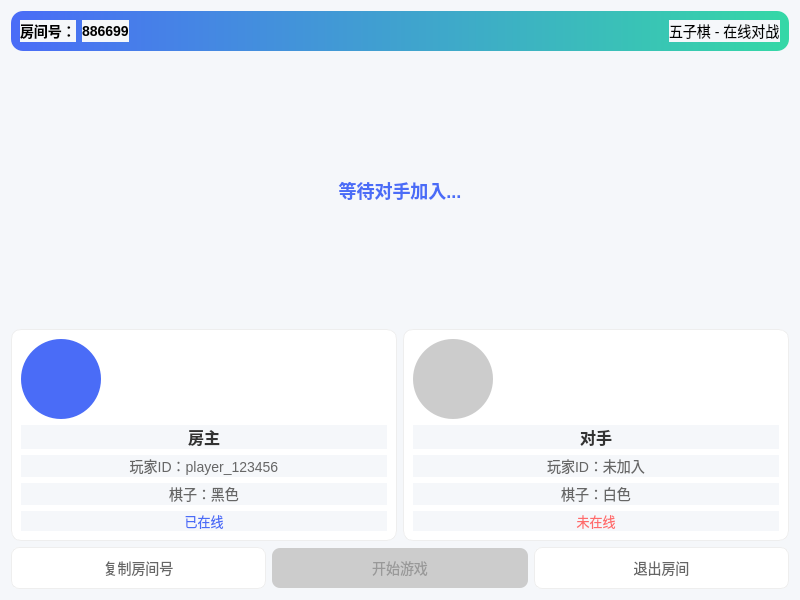
<?xml version="1.0" encoding="UTF-8"?>
<ui version="4.0">
 <class>OnlineRoomWidget</class>
 <widget class="QWidget" name="OnlineRoomWidget">
  <property name="geometry">
   <rect>
    <x>0</x>
    <y>0</y>
    <width>800</width>
    <height>600</height>
   </rect>
  </property>
  <property name="windowTitle">
   <string>在线房间</string>
  </property>
  <property name="styleSheet">
   <string notr="true">
    /* 全局样式 */
    QWidget {
     background-color: #F5F7FA;
     font-family: "Microsoft YaHei";
     font-size: 14px;
    }
    /* 标题栏样式 */
    QFrame#frameTitle {
     background: qlineargradient(x1:0, y1:0, x2:1, y2:0, stop:0 #4A6CF7, stop:1 #35D8A6);
     border-radius: 12px 12px 0 0;
     color: white;
    }
    /* 玩家卡片样式 */
    QFrame#cardHost, QFrame#cardOpponent {
     background-color: white;
     border-radius: 10px;
     box-shadow: 0 2px 8px rgba(0,0,0,0.08);
     border: 1px solid #EEEEEE;
    }
    /* 卡片标题 */
    QLabel#lblHostTitle, QLabel#lblOpponentTitle {
     font-size: 16px;
     font-weight: bold;
     color: #333333;
    }
    /* 信息文本 */
    QLabel#lblHostId, QLabel#lblOpponentId, QLabel#lblHostChess, QLabel#lblOpponentChess {
     color: #666666;
    }
    /* 状态文本 */
    QLabel#lblHostStatus, QLabel#lblOpponentStatus {
     font-size: 13px;
    }
    QLabel#lblHostStatus {
     color: #4A6CF7;
    }
    QLabel#lblOpponentStatus {
     color: #FF6B6B;
    }
    /* 按钮通用样式 */
    QPushButton {
     border-radius: 8px;
     font-size: 14px;
     height: 40px;
     border: none;
    }
    /* 主按钮（开始游戏） */
    QPushButton#btnStartGame {
     background-color: #4A6CF7;
     color: white;
    }
    QPushButton#btnStartGame:disabled {
     background-color: #CCCCCC;
     color: #999999;
    }
    QPushButton#btnStartGame:hover {
     background-color: #3A5CE7;
    }
    /* 次要按钮（复制/退出） */
    QPushButton#btnCopyRoomId, QPushButton#btnQuitRoom {
     background-color: white;
     color: #666666;
     border: 1px solid #EEEEEE;
    }
    QPushButton#btnCopyRoomId:hover, QPushButton#btnQuitRoom:hover {
     background-color: #F8F8F8;
     color: #333333;
    }
    /* 状态提示 */
    QLabel#lblRoomStatus {
     font-size: 18px;
     font-weight: bold;
     color: #4A6CF7;
    }
   </string>
  </property>
  <layout class="QVBoxLayout" name="verticalLayout" stretch="0,1,0,0">
   <!-- 顶部标题栏：房间号 + 游戏模式 -->
   <item>
    <widget class="QFrame" name="frameTitle">
     <layout class="QHBoxLayout" name="horizontalLayoutTitle">
      <item>
       <widget class="QLabel" name="lblRoomTitle">
        <property name="text">
         <string>房间号：</string>
        </property>
        <property name="font">
         <font>
          <pointsize>18</pointsize>
          <weight>75</weight>
          <bold>true</bold>
         </font>
        </property>
       </widget>
      </item>
      <item>
       <widget class="QLabel" name="lblRoomId">
        <property name="text">
         <string>886699</string>
        </property>
        <property name="font">
         <font>
          <pointsize>18</pointsize>
          <weight>75</weight>
          <bold>true</bold>
         </font>
        </property>
       </widget>
      </item>
      <item>
       <spacer name="horizontalSpacerTitle">
        <property name="orientation">
         <enum>Qt::Horizontal</enum>
        </property>
        <property name="sizeHint" stdset="0">
         <size>
          <width>40</width>
          <height>20</height>
         </size>
        </property>
       </spacer>
      </item>
      <item>
       <widget class="QLabel" name="lblGameMode">
        <property name="text">
         <string>五子棋 - 在线对战</string>
        </property>
        <property name="font">
         <font>
          <pointsize>16</pointsize>
         </font>
        </property>
       </widget>
      </item>
     </layout>
    </widget>
   </item>
   <!-- 中间状态提示：等待对手/对手已加入 -->
   <item>
    <widget class="QLabel" name="lblRoomStatus">
     <property name="text">
      <string>等待对手加入...</string>
     </property>
     <property name="alignment">
      <set>Qt::AlignCenter</set>
     </property>
     <property name="minimumHeight">
      <number>60</number>
     </property>
    </widget>
   </item>
   <!-- 玩家信息卡片区：房主 + 对手 -->
   <item>
    <layout class="QHBoxLayout" name="horizontalLayoutCards" stretch="1,1">
     <!-- 房主卡片 -->
     <item>
      <widget class="QFrame" name="cardHost">
       <layout class="QVBoxLayout" name="verticalLayoutHost" stretch="0,0,0,1">
        <!-- 修复：contentsMargins 改为 4个整数（left,top,right,bottom） -->
        <property name="contentsMargins">
         <set>20 20 20 20</set>
        </property>
        <!-- 房主头像 -->
        <item>
         <widget class="QLabel" name="lblHostAvatar">
          <property name="minimumSize">
           <size>
            <width>80</width>
            <height>80</height>
           </size>
          </property>
          <property name="maximumSize">
           <size>
            <width>80</width>
            <height>80</height>
           </size>
          </property>
          <property name="styleSheet">
           <string notr="true">
            border-radius: 40px;
            background-color: #4A6CF7;
            image: url(:/res/avatar_host.png); /* 替换为实际头像路径 */
           </string>
          </property>
          <property name="scaledContents">
           <bool>true</bool>
          </property>
         </widget>
        </item>
        <!-- 房主标题（房主） -->
        <item>
         <widget class="QLabel" name="lblHostTitle">
          <property name="text">
           <string>房主</string>
          </property>
          <property name="alignment">
           <set>Qt::AlignCenter</set>
          </property>
          <property name="minimumHeight">
           <number>30</number>
          </property>
         </widget>
        </item>
        <!-- 房主ID -->
        <item>
         <widget class="QLabel" name="lblHostId">
          <property name="text">
           <string>玩家ID：player_123456</string>
          </property>
          <property name="alignment">
           <set>Qt::AlignCenter</set>
          </property>
         </widget>
        </item>
        <!-- 房主棋子颜色 -->
        <item>
         <widget class="QLabel" name="lblHostChess">
          <property name="text">
           <string>棋子：黑色</string>
          </property>
          <property name="alignment">
           <set>Qt::AlignCenter</set>
          </property>
         </widget>
        </item>
        <!-- 房主状态 -->
        <item>
         <widget class="QLabel" name="lblHostStatus">
          <property name="text">
           <string>已在线</string>
          </property>
          <property name="alignment">
           <set>Qt::AlignCenter</set>
          </property>
         </widget>
        </item>
       </layout>
      </widget>
     </item>
     <!-- 对手卡片 -->
     <item>
      <widget class="QFrame" name="cardOpponent">
       <layout class="QVBoxLayout" name="verticalLayoutOpponent" stretch="0,0,0,1">
        <!-- 修复：contentsMargins 改为 4个整数 -->
        <property name="contentsMargins">
         <set>20 20 20 20</set>
        </property>
        <!-- 对手头像 -->
        <item>
         <widget class="QLabel" name="lblOpponentAvatar">
          <property name="minimumSize">
           <size>
            <width>80</width>
            <height>80</height>
           </size>
          </property>
          <property name="maximumSize">
           <size>
            <width>80</width>
            <height>80</height>
           </size>
          </property>
          <property name="styleSheet">
           <string notr="true">
            border-radius: 40px;
            background-color: #CCCCCC;
            image: url(:/res/avatar_opponent.png); /* 替换为实际头像路径 */
           </string>
          </property>
          <property name="scaledContents">
           <bool>true</bool>
          </property>
         </widget>
        </item>
        <!-- 对手标题（对手） -->
        <item>
         <widget class="QLabel" name="lblOpponentTitle">
          <property name="text">
           <string>对手</string>
          </property>
          <property name="alignment">
           <set>Qt::AlignCenter</set>
          </property>
          <property name="minimumHeight">
           <number>30</number>
          </property>
         </widget>
        </item>
        <!-- 对手ID（默认未加入） -->
        <item>
         <widget class="QLabel" name="lblOpponentId">
          <property name="text">
           <string>玩家ID：未加入</string>
          </property>
          <property name="alignment">
           <set>Qt::AlignCenter</set>
          </property>
         </widget>
        </item>
        <!-- 对手棋子颜色（默认未加入） -->
        <item>
         <widget class="QLabel" name="lblOpponentChess">
          <property name="text">
           <string>棋子：白色</string>
          </property>
          <property name="alignment">
           <set>Qt::AlignCenter</set>
          </property>
         </widget>
        </item>
        <!-- 对手状态 -->
        <item>
         <widget class="QLabel" name="lblOpponentStatus">
          <property name="text">
           <string>未在线</string>
          </property>
          <property name="alignment">
           <set>Qt::AlignCenter</set>
          </property>
         </widget>
        </item>
       </layout>
      </widget>
     </item>
    </layout>
   </item>
   <!-- 底部操作按钮区 -->
   <item>
    <layout class="QHBoxLayout" name="horizontalLayoutButtons" stretch="1,1,1">
     <!-- 修复：contentsMargins 改为 4个整数 -->
     <property name="contentsMargins">
      <set>40 20 40 40</set>
     </property>
     <!-- 复制房间号按钮 -->
     <item>
      <widget class="QPushButton" name="btnCopyRoomId">
       <property name="text">
        <string>复制房间号</string>
       </property>
      </widget>
     </item>
     <!-- 开始游戏按钮（默认禁用，对手加入后启用） -->
     <item>
      <widget class="QPushButton" name="btnStartGame">
       <property name="text">
        <string>开始游戏</string>
       </property>
       <property name="enabled">
        <bool>false</bool>
       </property>
      </widget>
     </item>
     <!-- 退出房间按钮 -->
     <item>
      <widget class="QPushButton" name="btnQuitRoom">
       <property name="text">
        <string>退出房间</string>
       </property>
      </widget>
     </item>
    </layout>
   </item>
  </layout>
 </widget>
 <resources/>
 <connections/>
</ui>
